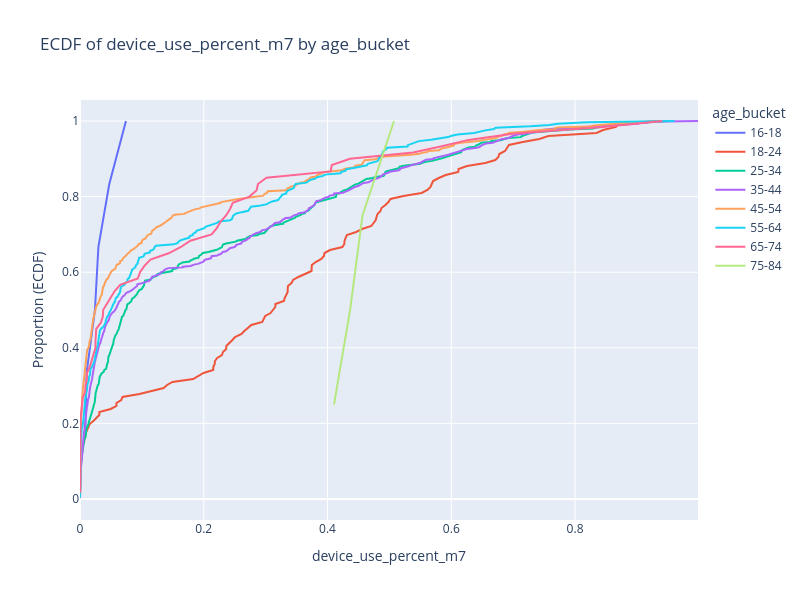
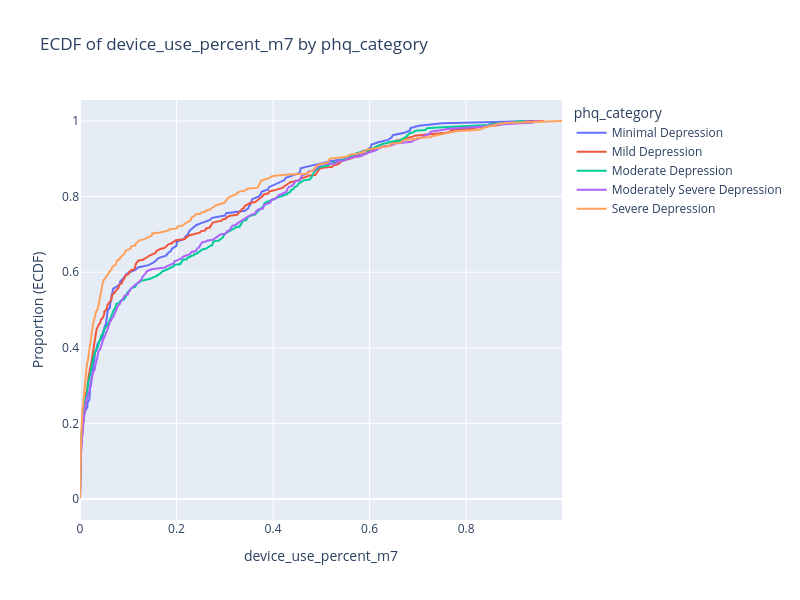
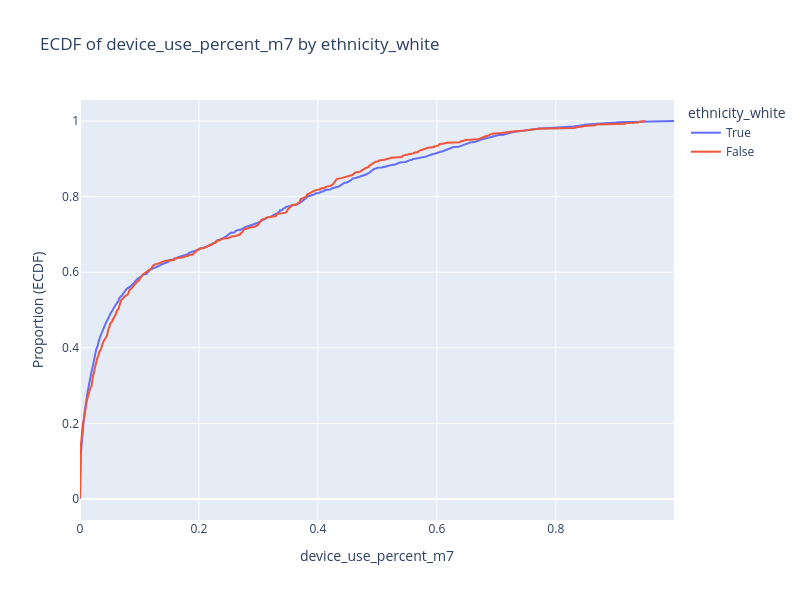

The notebook cell saved with these charts, in order:
### Code cell
import plotly.graph_objects as go
from statsmodels.distributions.empirical_distribution import ECDF

# Example DataFrame: df_clean
# Must have columns: ["active_time_m7", "age_bucket", "phq_category", "ethnicity_white", "gender", "major_depressive_disorder"]

groupings = {
    'age_bucket': ['16-18', '18-24', '25-34', '35-44', '45-54', '55-64', '65-74', '75-84'],
    'phq_category': ['Minimal Depression', 'Mild Depression', 'Moderate Depression',
                     'Moderately Severe Depression', 'Severe Depression'],
    'ethnicity_white': [True, False],
    'gender': ['Woman', 'Man', 'Transgender', 'Gender Queer Or Nonconforming',],
    #'major_depressive_disorder': ['Invalid Disorder', True, False]
}

for grouping_var, categories in groupings.items():
    # Create a new figure for each grouping
    fig = go.Figure()

    # For each category in this grouping, filter and plot the ECDF of device_use_percent_m7
    for cat in categories:
        # Filter rows where the grouping_var matches cat
        sub_df = df[df[grouping_var] == cat]
        if sub_df.empty:
            continue
        
        # Drop any NaN values in device_use_percent_m7
        values = sub_df['device_use_percent_m7'].dropna()
        if values.empty:
            continue
        
        # Compute ECDF
        ecdf = ECDF(values)
        x_vals = ecdf.x
        y_vals = ecdf.y
        
        # Add a Scatter trace for this category
        fig.add_trace(
            go.Scatter(
                x=x_vals,
                y=y_vals,
                mode='lines',
                name=str(cat)  # This label shows in the legend
            )
        )
    
    # Update layout for this figure
    fig.update_layout(
        title=f"ECDF of device_use_percent_m7 by {grouping_var}",
        xaxis_title="device_use_percent_m7",
        yaxis_title="Proportion (ECDF)",
        legend_title=grouping_var,
        height=600,
        width=800
    )
    
    # Show (or save) the figure
    fig.show()

### Figure 1 — Plotly figure (JSON) as saved in the notebook; plotly's stock layout.template omitted (floating-point values rounded to 4 significant figures; data arrays with more than 128 entries replaced by an {"elided": "..."} marker saying what was removed)
{"data": [{"mode": "lines", "name": "16-18", "type": "scatter", "x": [null, 0.008556, 0.01062, 0.02416, 0.02971, 0.04733, 0.07427], "y": [0, 0.1667, 0.3333, 0.5, 0.6667, 0.8333, 1]}, {"mode": "lines", "name": "18-24", "type": "scatter", "x": [null, 0, 0, 4.899e-06, 1.83e-05, 5.578e-05, 5.578e-05, 0.0001316, 0.0004436, 0.0007585, 0.0009137, 0.0009739, 0.00163, 0.001951, 0.00205, 0.00261, 0.003144, 0.003428, 0.004435, 0.006695, 0.006984, 0.007651, 0.009322, 0.01132, 0.0128, 0.01569, 0.02158, 0.02701, 0.03121, 0.03128, 0.04949, 0.05891, 0.05891, 0.06668, 0.06863, 0.09606, 0.1141, 0.1352, 0.1407, 0.1494, 0.1829, 0.1902, 0.1997, 0.2153, 0.2154, 0.2177, 0.2181, 0.2217, 0.2293, 0.2311, 0.2362, 0.2365, 0.242, 0.2463, 0.2505, 0.2611, 0.2655, 0.2716, 0.277, 0.2946, 0.2968, 0.2993, 0.3079, 0.3125, 0.3156, 0.3158, 0.3295, 0.3308, 0.3337, 0.3356, 0.3356, 0.3361, 0.3418, 0.3443, 0.3529, 0.3651, 0.3742, 0.3744, 0.3746, 0.3809, 0.39, 0.3942, 0.3952, 0.404, 0.424, 0.4272, 0.4274, 0.4292, 0.4313, 0.4463, 0.4559, 0.4707, 0.4737, 0.478, 0.4792, 0.4808, 0.4856, 0.4872, 0.4935, 0.4985, 0.5017, 0.5226, 0.5521, 0.5614, 0.5664, 0.5686, 0.5706, 0.5798, 0.591, 0.6113, 0.6117, 0.6255, 0.6549, 0.6712, 0.6762, 0.6776, 0.6868, 0.6899, 0.6932, 0.7155, 0.7424, 0.7569, 0.8347, 0.8452, 0.8663, 0.8685, 0.938], "y": [0, 0.007937, 0.01587, 0.02381, 0.03175, 0.03968, 0.04762, 0.05556, 0.06349, 0.07143, 0.07937, 0.0873, 0.09524, 0.1032, 0.1111, 0.119, 0.127, 0.1349, 0.1429, 0.1508, 0.1587, 0.1667, 0.1746, 0.1825, 0.1905, 0.1984, 0.2063, 0.2143, 0.2222, 0.2302, 0.2381, 0.246, 0.254, 0.2619, 0.2698, 0.2778, 0.2857, 0.2937, 0.3016, 0.3095, 0.3175, 0.3254, 0.3333, 0.3413, 0.3492, 0.3571, 0.3651, 0.373, 0.381, 0.3889, 0.3968, 0.4048, 0.4127, 0.4206, 0.4286, 0.4365, 0.4444, 0.4524, 0.4603, 0.4683, 0.4762, 0.4841, 0.4921, 0.5, 0.5079, 0.5159, 0.5238, 0.5317, 0.5397, 0.5476, 0.5556, 0.5635, 0.5714, 0.5794, 0.5873, 0.5952, 0.6032, 0.6111, 0.619, 0.627, 0.6349, 0.6429, 0.6508, 0.6587, 0.6667, 0.6746, 0.6825, 0.6905, 0.6984, 0.7063, 0.7143, 0.7222, 0.7302, 0.7381, 0.746, 0.754, 0.7619, 0.7698, 0.7778, 0.7857, 0.7937, 0.8016, 0.8095, 0.8175, 0.8254, 0.8333, 0.8413, 0.8492, 0.8571, 0.8651, 0.873, 0.881, 0.8889, 0.8968, 0.9048, 0.9127, 0.9206, 0.9286, 0.9365, 0.9444, 0.9524, 0.9603, 0.9683, 0.9762, 0.9841, 0.9921, 1]}, {"mode": "lines", "name": "25-34", "type": "scatter", "x": {"elided": "399 float values"}, "y": {"elided": "399 float values"}}, {"mode": "lines", "name": "35-44", "type": "scatter", "x": {"elided": "538 float values"}, "y": {"elided": "538 float values"}}, {"mode": "lines", "name": "45-54", "type": "scatter", "x": {"elided": "416 float values"}, "y": {"elided": "416 float values"}}, {"mode": "lines", "name": "55-64", "type": "scatter", "x": {"elided": "283 float values"}, "y": {"elided": "283 float values"}}, {"mode": "lines", "name": "65-74", "type": "scatter", "x": [null, 0, 0, 0, 0, 0, 0, 0, 0, 0, 0, 5.334e-06, 0.001024, 0.001078, 0.002234, 0.003186, 0.004546, 0.008286, 0.008704, 0.01115, 0.01129, 0.01591, 0.0185, 0.02117, 0.02493, 0.02502, 0.02514, 0.02621, 0.03378, 0.03698, 0.03738, 0.04376, 0.0508, 0.05602, 0.06492, 0.09347, 0.09701, 0.1041, 0.1139, 0.1432, 0.1631, 0.1784, 0.2127, 0.2211, 0.2271, 0.236, 0.2424, 0.2468, 0.2738, 0.2854, 0.2876, 0.3014, 0.405, 0.4069, 0.4363, 0.5383, 0.5848, 0.6278, 0.7024, 0.8415, 0.9409], "y": [0, 0.01667, 0.03333, 0.05, 0.06667, 0.08333, 0.1, 0.1167, 0.1333, 0.15, 0.1667, 0.1833, 0.2, 0.2167, 0.2333, 0.25, 0.2667, 0.2833, 0.3, 0.3167, 0.3333, 0.35, 0.3667, 0.3833, 0.4, 0.4167, 0.4333, 0.45, 0.4667, 0.4833, 0.5, 0.5167, 0.5333, 0.55, 0.5667, 0.5833, 0.6, 0.6167, 0.6333, 0.65, 0.6667, 0.6833, 0.7, 0.7167, 0.7333, 0.75, 0.7667, 0.7833, 0.8, 0.8167, 0.8333, 0.85, 0.8667, 0.8833, 0.9, 0.9167, 0.9333, 0.95, 0.9667, 0.9833, 1]}, {"mode": "lines", "name": "75-84", "type": "scatter", "x": [null, 0.4105, 0.4365, 0.4565, 0.5075], "y": [0, 0.25, 0.5, 0.75, 1]}], "layout": {"height": 600, "legend": {"title": {"text": "age_bucket"}}, "title": {"text": "ECDF of device_use_percent_m7 by age_bucket"}, "width": 800, "xaxis": {"title": {"text": "device_use_percent_m7"}}, "yaxis": {"title": {"text": "Proportion (ECDF)"}}}}

### Figure 2 — Plotly figure (JSON) as saved in the notebook; plotly's stock layout.template omitted (floating-point values rounded to 4 significant figures; data arrays with more than 128 entries replaced by an {"elided": "..."} marker saying what was removed)
{"data": [{"mode": "lines", "name": "Minimal Depression", "type": "scatter", "x": {"elided": "161 float values"}, "y": {"elided": "161 float values"}}, {"mode": "lines", "name": "Mild Depression", "type": "scatter", "x": {"elided": "388 float values"}, "y": {"elided": "388 float values"}}, {"mode": "lines", "name": "Moderate Depression", "type": "scatter", "x": {"elided": "466 float values"}, "y": {"elided": "466 float values"}}, {"mode": "lines", "name": "Moderately Severe Depression", "type": "scatter", "x": {"elided": "437 float values"}, "y": {"elided": "437 float values"}}, {"mode": "lines", "name": "Severe Depression", "type": "scatter", "x": {"elided": "381 float values"}, "y": {"elided": "381 float values"}}], "layout": {"height": 600, "legend": {"title": {"text": "phq_category"}}, "title": {"text": "ECDF of device_use_percent_m7 by phq_category"}, "width": 800, "xaxis": {"title": {"text": "device_use_percent_m7"}}, "yaxis": {"title": {"text": "Proportion (ECDF)"}}}}

### Figure 3 — Plotly figure (JSON) as saved in the notebook; plotly's stock layout.template omitted (floating-point values rounded to 4 significant figures; data arrays with more than 128 entries replaced by an {"elided": "..."} marker saying what was removed)
{"data": [{"mode": "lines", "name": "True", "type": "scatter", "x": {"elided": "1293 float values"}, "y": {"elided": "1293 float values"}}, {"mode": "lines", "name": "False", "type": "scatter", "x": {"elided": "537 float values"}, "y": {"elided": "537 float values"}}], "layout": {"height": 600, "legend": {"title": {"text": "ethnicity_white"}}, "title": {"text": "ECDF of device_use_percent_m7 by ethnicity_white"}, "width": 800, "xaxis": {"title": {"text": "device_use_percent_m7"}}, "yaxis": {"title": {"text": "Proportion (ECDF)"}}}}
